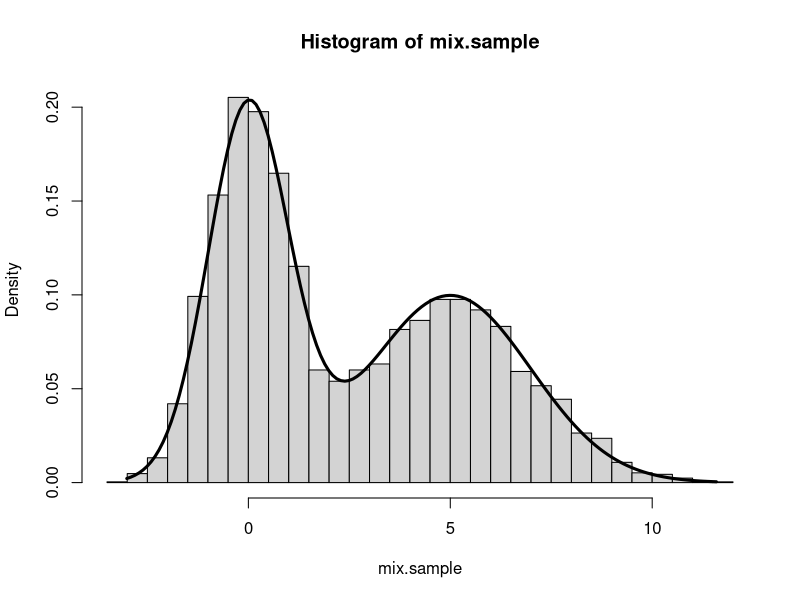
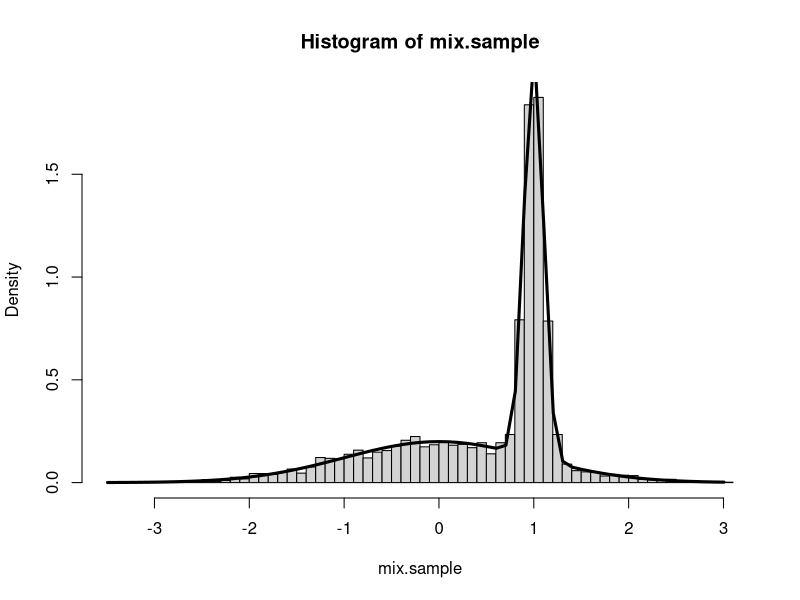
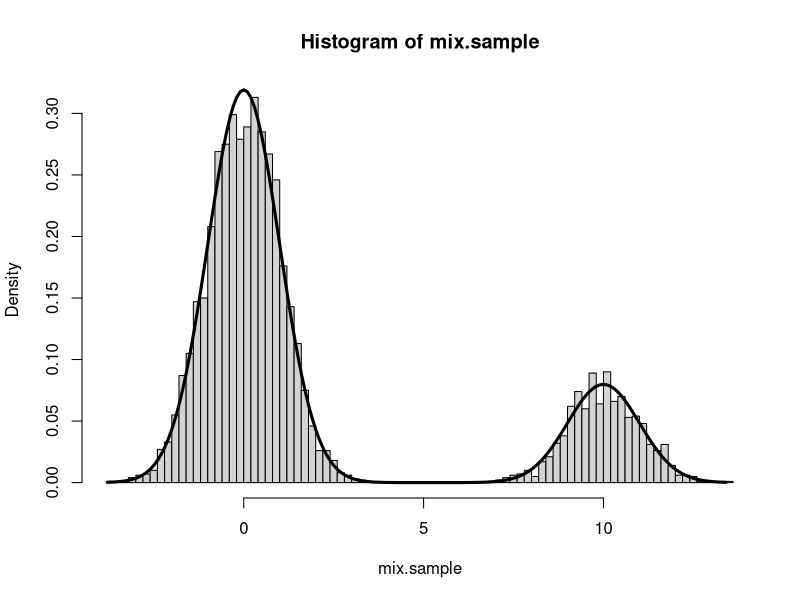
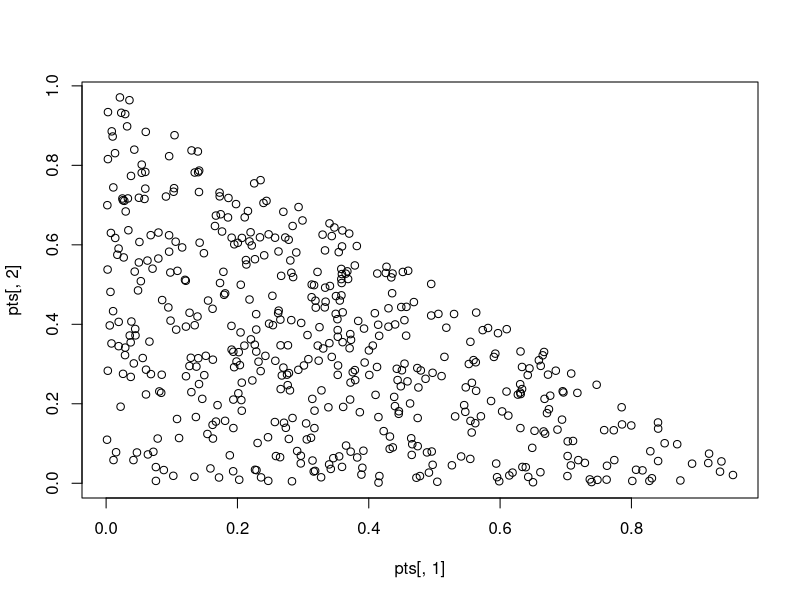
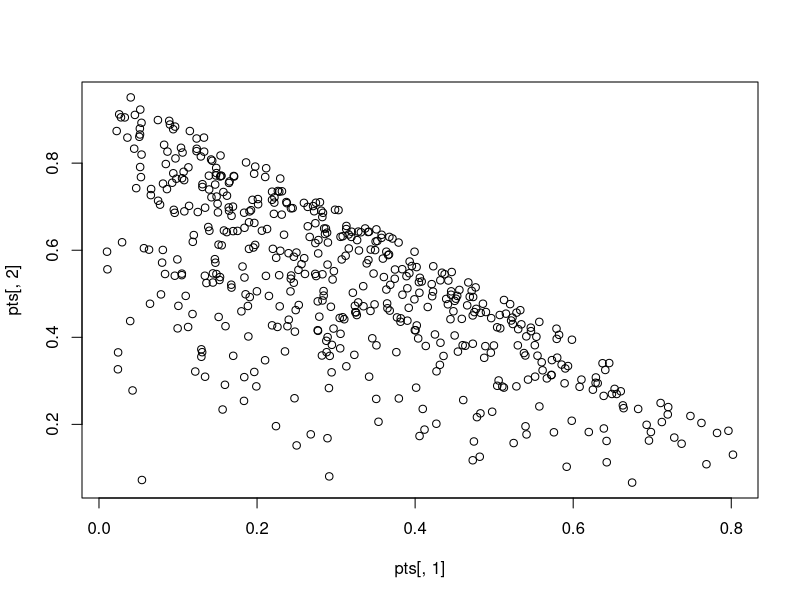
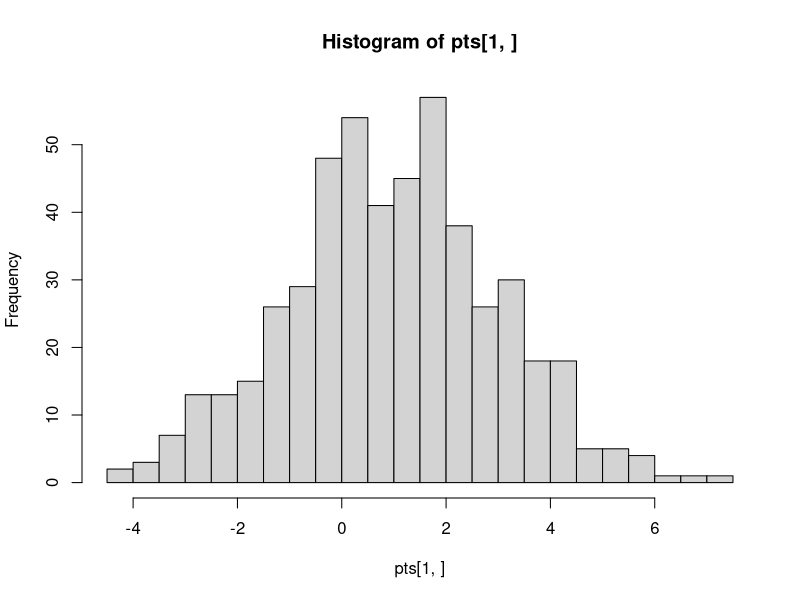
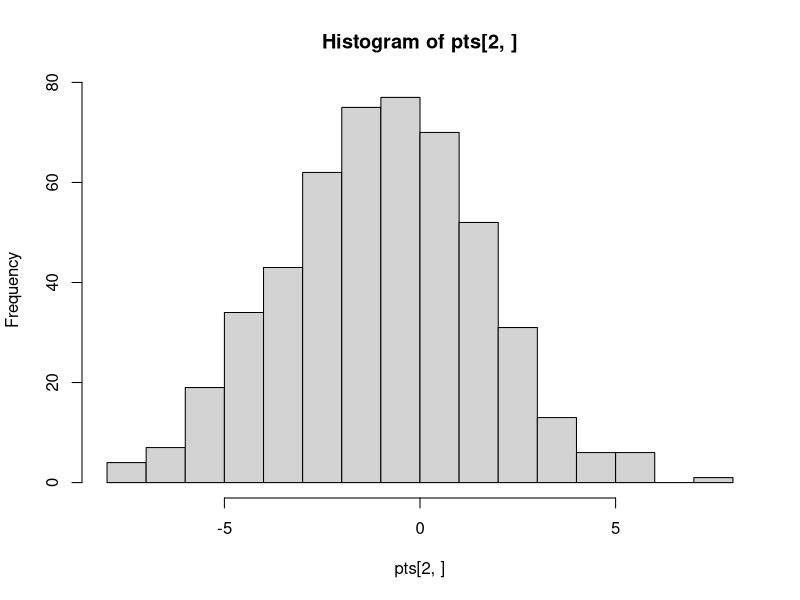
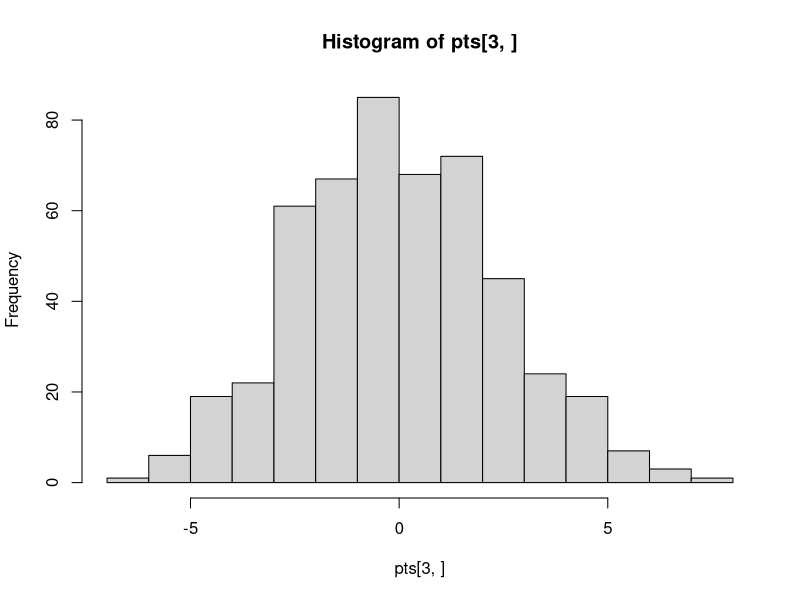

These charts were generated, in order, by the following R code:
# part 1

gen.mix <- function(p, m, s) {
	if (runif(1) < p) {
		return(rnorm(1, mean = m, sd = s))
	} else {
		return(rnorm(1, mean = 0, sd = 1))
	}
}

gen.mix.sample <- function(n, p, m, s) {
	mix.sample <- lapply(rep(p, sample.size), function(p) gen.mix(p, m, s))
	mix.sample <- unlist(mix.sample)
	return(mix.sample)
}

sample.size <- 5000
P <- c(0.5, 0.5, 0.2)
M <- c(5, 1, 10)
S <- c(2, 0.1, 1)
for (i in 1:3) {
	mix.sample <- gen.mix.sample(sample.size, P[i], M[i], S[i])
	x.values <- seq(min(mix.sample), max(mix.sample), by = 0.1)
	png(paste0("mix_sample_", i, ".png"))
	hist(mix.sample, prob = TRUE, breaks = "Freedman-Diaconis")
	lines(x.values, (1 - P[i]) * dnorm(x.values) + P[i] * dnorm(x.values, mean = M[i], sd = S[i]), type = "l", lwd = 3)
	dev.off()
}

# part 2

sample.size <- 500

gen.simplex.unif <- function() {
	while (TRUE) {
		coords <- runif(2)
		if (sum(coords) < 1) {
			return(coords)
		}
	}
}

simplex.unif.sample <- lapply(1:sample.size, function(x) gen.simplex.unif())
pts <- do.call(rbind, simplex.unif.sample)

png("simplex_unif.png")
plot(pts[, 1], pts[, 2])
dev.off()

gen.simplex.xy2 <- function() {
	while (TRUE) {
		p <- runif(2)
		x <- p[1] ^ (1/2)
		y <- p[2] ^ (1/3)
		if (x + y < 1) {
			return(c(x, y))
		}
	}
}

simplex.unif.sample <- lapply(1:sample.size, function(x) gen.simplex.xy2())
pts <- do.call(rbind, simplex.unif.sample)

png("simplex_xy2.png")
plot(pts[, 1], pts[, 2])
dev.off()

# part 3

gen.normal <- function(m, R) {
	return(m + R %*% rnorm(3))
}

sample.size <- 500

S <- matrix(c(2, 2, 0, 2, 5, -3, 0, -3, 9), nrow = 3)
R <- chol(S)
m = c(1, -1, 0)
normal.sample <- lapply(1:sample.size, function(x) gen.normal(m, R))
pts <- do.call(cbind, normal.sample)

png("norm1.png")
hist(pts[1, ], breaks = "Freedman-Diaconis")
dev.off()
png("norm2.png")
hist(pts[2, ], breaks = "Freedman-Diaconis")
dev.off()
png("norm3.png")
hist(pts[3, ], breaks = "Freedman-Diaconis")
dev.off()
png("norm12.png")
plot(pts[1, ], pts[2, ])
dev.off()
png("norm13.png")
plot(pts[1, ], pts[3, ])
dev.off()
png("norm23.png")
plot(pts[2, ], pts[3, ])
dev.off()
